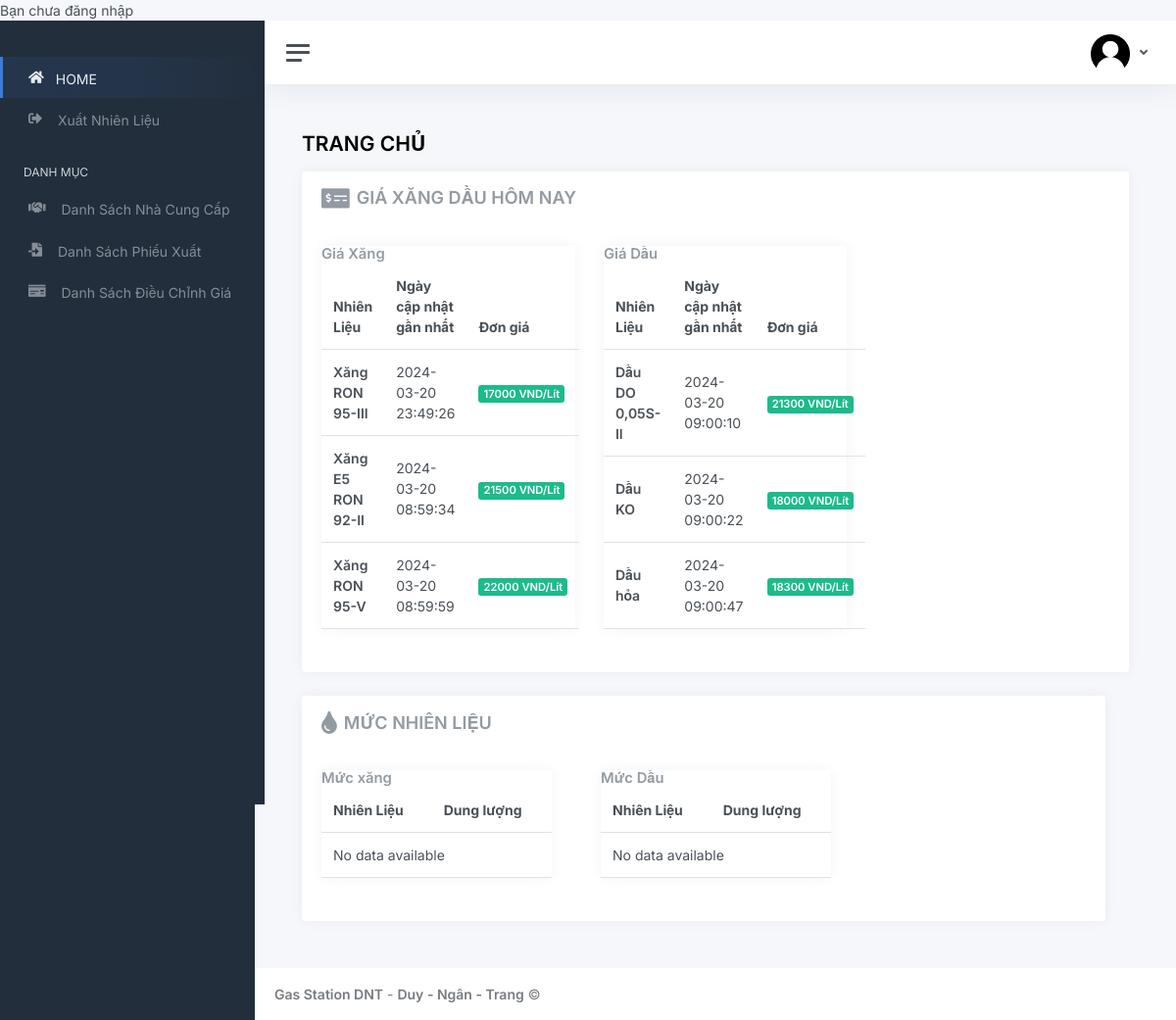
Page /static/index.php on the committed database.
### tables this page shows
CREATE TABLE `banggia` (
  `ID_NHIENLIEU` int NOT NULL,
  `NGAY_CN` datetime NOT NULL,
  `GIA` int NOT NULL
);

CREATE TABLE `nhienlieu` (
  `ID_NHIENLIEU` int NOT NULL,
  `TEN_NHIENLIEU` varchar(50) NOT NULL,
  `LOAI_NHIENLIEU` int DEFAULT NULL
);

### static/index.php (the view, shortened to what this page needs)
<!DOCTYPE html>
<html lang="en">
<head>
	<link href="css/app.css" rel="stylesheet">
	<link rel="stylesheet" href="https://cdnjs.cloudflare.com/ajax/libs/font-awesome/5.15.4/css/all.min.css" />
</head>
<?php
include_once("connect.php");
 $id_tram=$_SESSION['id_tram'];
		$sql_banggia_1 = "SELECT bg.ID_NHIENLIEU, TEN_NHIENLIEU, NGAY_CN, GIA, nl.LOAI_NHIENLIEU
        FROM BANGGIA bg
        JOIN NHIENLIEU nl ON bg.ID_NHIENLIEU = nl.ID_NHIENLIEU
        WHERE (bg.ID_NHIENLIEU, NGAY_CN) IN (
                SELECT ID_NHIENLIEU, MAX(NGAY_CN) AS max_ngay_cn
                FROM BANGGIA
                GROUP BY ID_NHIENLIEU)
        AND nl.LOAI_NHIENLIEU = 1";
		$result_banggia_1 = mysqli_query($conn, $sql_banggia_1);
		$sql_banggia_2 = "SELECT bg.ID_NHIENLIEU, TEN_NHIENLIEU, NGAY_CN, GIA, nl.LOAI_NHIENLIEU
        FROM BANGGIA bg
        JOIN NHIENLIEU nl ON bg.ID_NHIENLIEU = nl.ID_NHIENLIEU
        WHERE (bg.ID_NHIENLIEU, NGAY_CN) IN (
                SELECT ID_NHIENLIEU, MAX(NGAY_CN) AS max_ngay_cn
                FROM BANGGIA
                GROUP BY ID_NHIENLIEU)
        AND nl.LOAI_NHIENLIEU = 0";
		$result_banggia_2 = mysqli_query($conn, $sql_banggia_2);
		$sql_level_1 = "SELECT nl.TEN_NHIENLIEU, dt.SO_LUONG,nl.LOAI_NHIENLIEU
		FROM NHIENLIEU nl
		LEFT JOIN DUTRU dt ON nl.ID_NHIENLIEU = dt.ID_NHIENLIEU
		 JOIN TRAMXANGDAU txd ON dt.ID_TRAM = txd.ID_TRAM
		WHERE  nl.LOAI_NHIENLIEU = 1 and dt.ID_TRAM='$id_tram'";
		$result_level_1 = mysqli_query($conn, $sql_level_1);
			$sql_level_2 = "SELECT nl.TEN_NHIENLIEU, dt.SO_LUONG,nl.LOAI_NHIENLIEU
			FROM NHIENLIEU nl
			LEFT JOIN DUTRU dt ON nl.ID_NHIENLIEU = dt.ID_NHIENLIEU
			JOIN TRAMXANGDAU txd ON dt.ID_TRAM = txd.ID_TRAM
			WHERE nl.LOAI_NHIENLIEU = 0 and dt.ID_TRAM='$id_tram'";
			$result_level_2 = mysqli_query($conn, $sql_level_2);
?>
<body>
	<div class="wrapper">
		<?php
			include "header.php";
		?>
		<div class="main">
		<?php
			include 'username.php';
			?>
			<main class="content">
				<div class="container-fluid p-0">
					<h1 class="h3 mb-3"><strong>TRANG CHỦ</strong></h1>
					<div class="row">
						<div class="col-12">
							<div class="card">
								<div class="card-header">
									<div class="title-icon-wrapper" style="display: flex;">
										<i class="fas fa-money-check-alt" style="color: #939ba2; font-size: 23px; margin-right: 7px;"></i>
										<h5 class="card-title mb-0"  style=" flex-grow: 1;" id="tieude_banggia">GIÁ XĂNG DẦU HÔM NAY</h5>
									</div>
								</div>
								<div class="card-body">
									<div class="col-12 col-lg-8 col-xxl-12 d-flex">
										<div class="card flex-fill">
											<h5 class="card-title mb-0"><b>Giá Xăng </b></h5>
											<table class="table table-hover my-0">
												<thead>
													<tr>
														<th>Nhiên Liệu</th>
														<th class="d-none d-xl-table-cell">Ngày cập nhật gần nhất</th>
														<th class="d-none d-xl-table-cell">Đơn giá</th>
													</tr>
												</thead>
												<tbody>
												<?php
													if ($result_banggia_1 && mysqli_num_rows($result_banggia_1) > 0) {
														while ($row = mysqli_fetch_assoc($result_banggia_1)) {
															echo "<tr>
																	<td><strong>{$row['TEN_NHIENLIEU']}</strong></td>
																	<td class='d-none d-xl-table-cell'>{$row['NGAY_CN']}</td>
																	<td class='d-none d-md-table-cell'><span class='badge bg-success'>{$row['GIA']} VND/Lít</span></td>
																</tr>";
														}
													} else {
														echo "<tr><td colspan='3'>Không có dữ liệu</td></tr>";
													}
													?>
												</tbody>
											</table>
										</div>
										<div id="khoangcach"></div>
										<div class="card flex-fill" id="banggiadau">
											<h5 class="card-title mb-0"><b>Giá Dầu</b></h5>
											<table class="table table-hover my-0">
												<thead>
													<tr>
														<th>Nhiên Liệu</th>
														<th class="d-none d-xl-table-cell">Ngày cập nhật gần nhất</th>
														<th class="d-none d-xl-table-cell">Đơn giá</th>
													</tr>
												</thead>
												<tbody>
												<?php
													if ($result_banggia_2 && mysqli_num_rows($result_banggia_2) > 0) {
														while ($row = mysqli_fetch_assoc($result_banggia_2)) {
															echo "<tr>
																	<td><strong>{$row['TEN_NHIENLIEU']}</strong></td>
																	<td class='d-none d-xl-table-cell'>{$row['NGAY_CN']}</td>
																	<td class='d-none d-md-table-cell'><span class='badge bg-success'>{$row['GIA']} VND/Lít</span></td>
																</tr>";
														}
													} else {
														echo "<tr><td colspan='3'>No data available</td></tr>";
													}
													?>
												</tbody>
											</table>
										</div>
								</div>
								</div>
						</div>
					</div>
					<div class="row">
						<div class="col-12">
							<div class="card">
								<div class="card-header">
									<div class="title-icon-wrapper" style="display: flex; align-items: center; justify-content: center;">
										<i class="fas fa-tint" style="color: #939ba2; font-size: 23px; margin-right: 7px;"></i>
										<h5 class="card-title mb-0"  style=" flex-grow: 1;" id="tieude_banggia">MỨC NHIÊN LIỆU</h5>
									</div>
								</div>
								<div class="card-body">
									<div class="col-12 col-lg-8 col-xxl-12 d-flex">
										<div class="card flex-fill">
											<h5 class="card-title mb-0"><b>Mức xăng </b></h5>
											<table class="table table-hover my-0">
												<thead>
													<tr>
														<th>Nhiên Liệu</th>
														<th class="d-none d-xl-table-cell">Dung lượng</th>
													</tr>
												</thead>
												<tbody>
													<?php
														if ($result_level_1 && mysqli_num_rows($result_level_1) > 0) {
															while ($row = mysqli_fetch_assoc($result_level_1)) {
																echo "<tr>
																		<td><strong>{$row['TEN_NHIENLIEU']}</strong></td>
																		<td class='d-none d-md-table-cell'><span id='dutru' class='badge'>{$row['SO_LUONG']} Lít</span></td>
																	</tr>";
															}
														} else {
															echo "<tr><td colspan='2'>No data available</td></tr>";
														}
													?>
												</tbody>
											</table>
										</div>
										<div id="khoangcach"> </div>
										<div class="card flex-fill" id="banggiadau">
											<h5 class="card-title mb-0"><b>Mức Dầu</b></h5>
											<table class="table table-hover my-0">
												<thead>
													<tr>
														<th>Nhiên Liệu</th>
														<th class="d-none d-xl-table-cell">Dung lượng</th>
													</tr>
												</thead>
												<tbody>
												<?php
													if ($result_level_2 && mysqli_num_rows($result_level_2) > 0) {
														while ($row = mysqli_fetch_assoc($result_level_2)) {
															echo "<tr>
																		<td><strong>{$row['TEN_NHIENLIEU']}</strong></td>
																		<td class='d-none d-md-table-cell'><span id='dutru' class='badge'>{$row['SO_LUONG']} Lít</span></td>
																	</tr>";
															}
														} else {
															echo "<tr><td colspan='2'>No data available</td></tr>";
														}
													?>
												</tbody>
											</table>
										</div>
									</div>
								</div>
							</div>
						</div>
					</div>
				</div>
			</main>
			<footer class="footer">
				<div class="container-fluid">
					<div class="row text-muted">
						<div class="col-6 text-start">
							<p class="mb-0">
								<a class="text-muted" href="#" target="_blank"><strong>Gas Station DNT</strong></a> - <a class="text-muted" href="#" target="_blank"><strong>Duy - Ngân - Trang</strong></a>								&copy;
							</p>
						</div>
					</div>
				</div>
			</footer>
		</div>
	</div>
</body>
</html>

### static/index.php (style rules this page uses)
#khoangcach { width: 50px; }
#tieude_banggia { font-size: 18px; }

### rows in the picture
banggia: ID_NHIENLIEU.TEN_NHIENLIEU "Xăng RON 95-III", NGAY_CN "2024-03-20 23:49:26", GIA "17000"
banggia: ID_NHIENLIEU.TEN_NHIENLIEU "Xăng E5 RON 92-II", NGAY_CN "2024-03-20 08:59:34", GIA "21500"
banggia: ID_NHIENLIEU.TEN_NHIENLIEU "Xăng RON 95-V", NGAY_CN "2024-03-20 08:59:59", GIA "22000"
banggia: ID_NHIENLIEU.TEN_NHIENLIEU "Dầu DO 0,05S-II", NGAY_CN "2024-03-20 09:00:10", GIA "21300"
banggia: ID_NHIENLIEU.TEN_NHIENLIEU "Dầu KO", NGAY_CN "2024-03-20 09:00:22", GIA "18000"
banggia: ID_NHIENLIEU.TEN_NHIENLIEU "Dầu hỏa", NGAY_CN "2024-03-20 09:00:47", GIA "18300"
